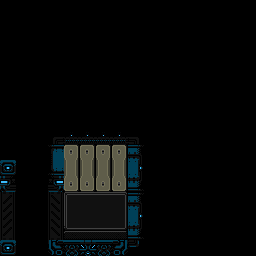

This game map was drawn from its Tiled (.tmx) file and the tilesets committed beside it. A one-line description and the trimmed map source follow:
An orthogonal 16x16 tile map with 16x16 px tiles, 2 tile layers (wall, main), 2 tilesets and 5 objects (3x locker, l_0, door).

<map version="1.0" orientation="orthogonal" renderorder="right-down" width="16" height="16" tilewidth="16" tileheight="16" nextobjectid="11">
 <properties>
  <property name="isStart" type="bool" value="true" />
 </properties>
 <tileset firstgid="1" source="../corpus.tsx" />
 <tileset firstgid="12097" source="../../connectors.tsx" />
 <layer name="wall" width="16" height="16">
  <data>[256 cells, 30 non-empty, 18 distinct tile ids]</data>
 </layer>
 <layer name="main" width="16" height="16">
  <data>[256 cells, 24 non-empty, 18 distinct tile ids]</data>
 </layer>
 <objectgroup name="connectors">
  <object id="5" type="l_0" gid="12101" x="0" y="176" width="16" height="16">
   <properties>
    <property name="type" type="int" value="0" />
   </properties>
  </object>
 </objectgroup>
 <objectgroup name="door">
  <object id="6" type="door" x="16" y="176" width="32" height="80" />
 </objectgroup>
 <objectgroup name="lockers">
  <object id="7" type="locker" x="96" y="208" width="16" height="32" />
  <object id="9" type="locker" x="112" y="208" width="16" height="32" />
  <object id="10" type="locker" x="80" y="208" width="16" height="32" />
 </objectgroup>
</map>
